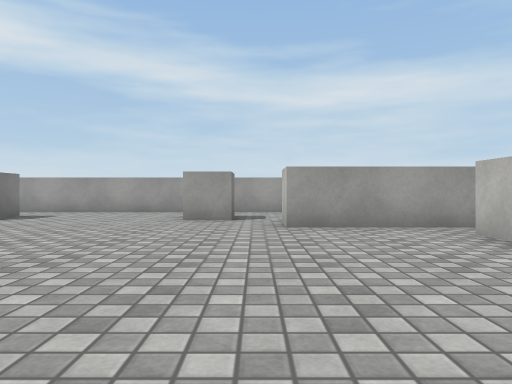
View 1 (above)

16 first-person views from a walk through a Unity game level. The camera is 0.58 m above the floor, looks level and sees 70° across. The floor is counted in squares, 1 m on a side. Each view is taken from the middle of a square. On the plan, view 1 faces up. The plan holds only what a view shows up to about 10 squares ahead; the rest is blank. Surface patterns are stand-ins for the level's own textures.

View 2
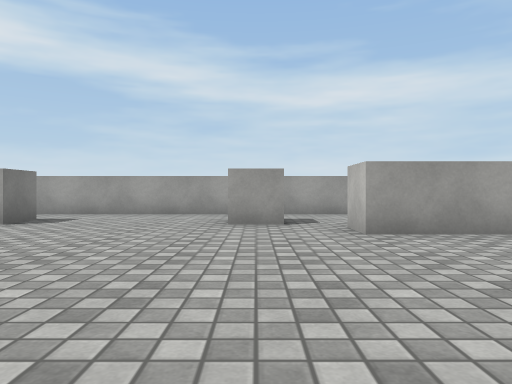

View 3
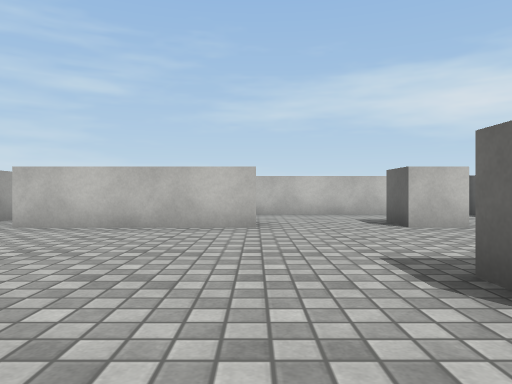

View 4
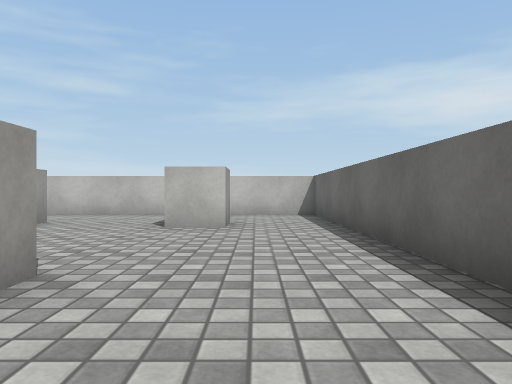

View 5
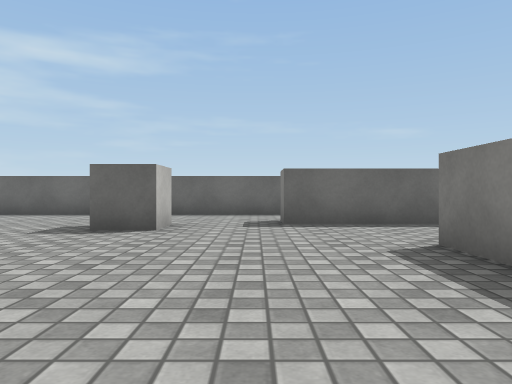

View 6
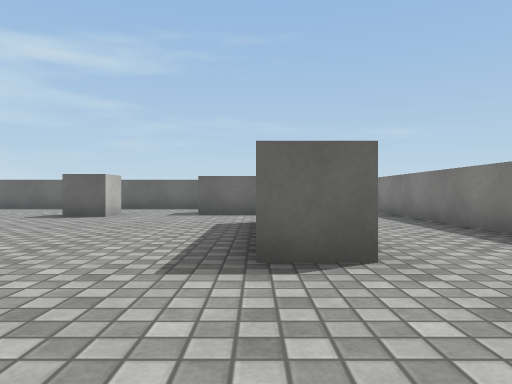

View 7
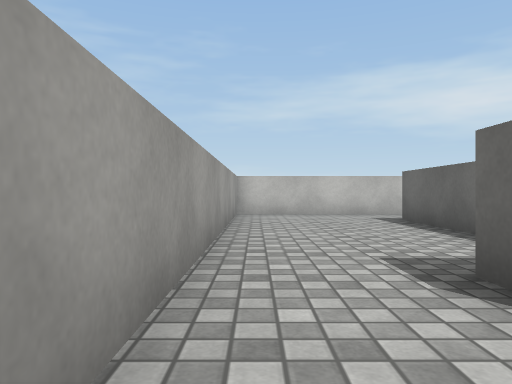

View 8
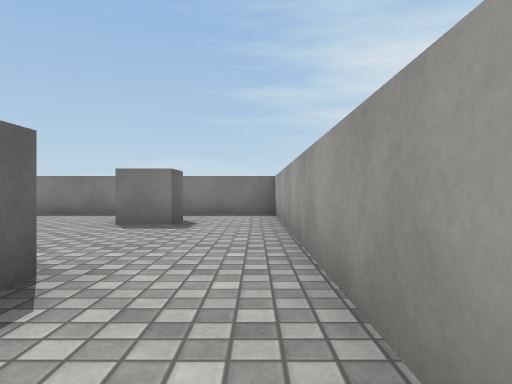

View 9
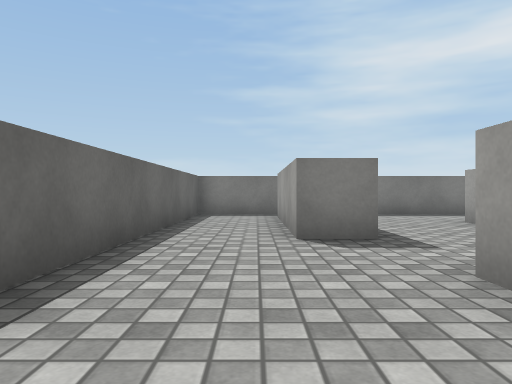

View 10
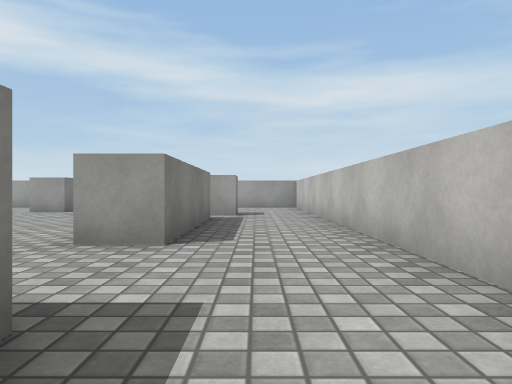

View 11
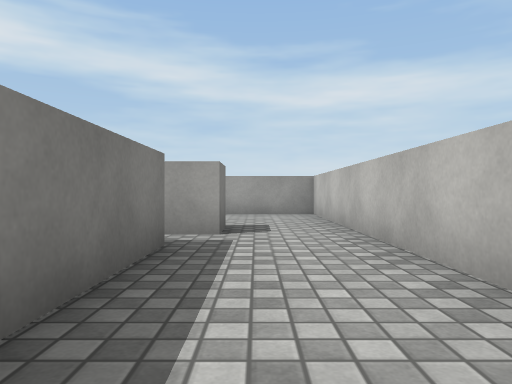

View 12
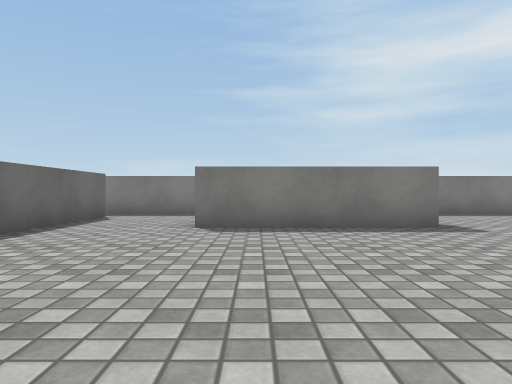

View 13
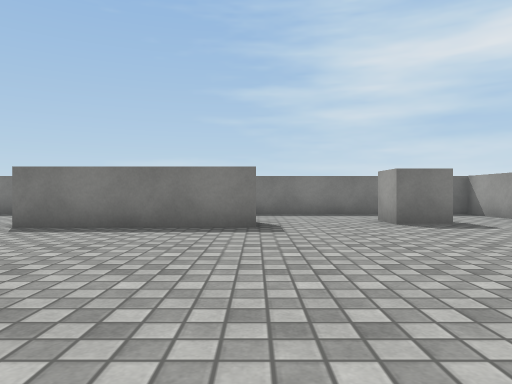

View 14
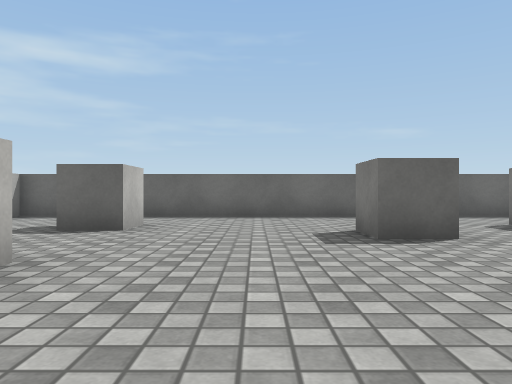

View 15
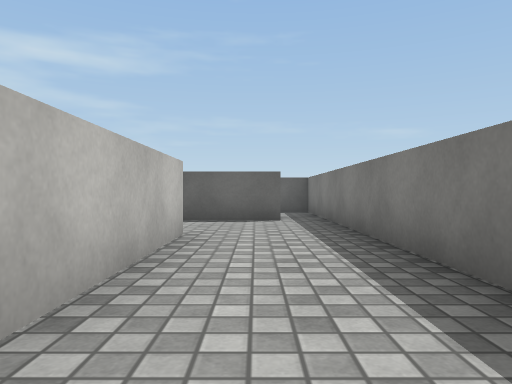

View 16
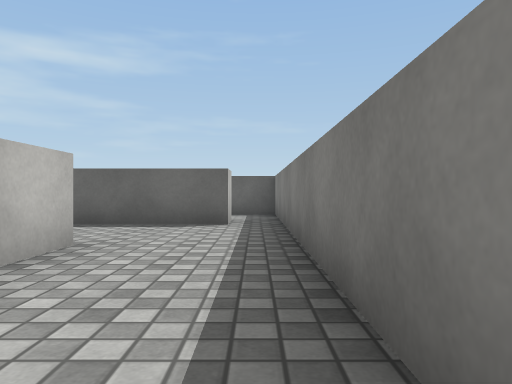

### Floor plan
Points are (right, up) in squares from view 1. A wall is a line through its corners. A room is listed if a view was taken in it or the views show most of it. See-through windows are left out.
Room 1 (views 1, 2, 3, 4, 5, 6, 7, 8, 9, 10, 11, 12, 13, 14, 15, 16)
walls: (2, 7) (4.5, 7) (4.5, 6) (0.5, 6) (0.5, 7); (-6, 1) (-6, 4.6); (-6, 5) (-5, 5) (-5, 1); (4, 5) (4, 1) (3, 1) (3, 5); (-7.5, -2.4) (-7.5, -1.5) (-3.5, -1.5) (-3.5, -2.5) (-7.2, -2.5); (-8.5, -4.5) (6.5, -4.5) (6.5, 10.5) (-8.5, 10.5) (-8.5, -4.5)
objects: cube (-6, 8); cube (-1, -1); cube (-1, 8); cube (3, -2) to (4, -2)

Positions as (right, up) in squares from view 1, and headings:
1: (0, 0), facing up
2: (-1, 1), facing up
3: (-3, 1), facing right
4: (-3, -3), facing right
5: (-3, 5), facing down
6: (-5, 8), facing down
7: (-3, 10), facing right
8: (1, 10), facing left
9: (1, -3), facing left
10: (5, -3), facing up
11: (5, 1), facing up
12: (1, 2), facing left
13: (1, 5), facing left
14: (1, 4), facing down
15: (-7, 6), facing down
16: (-8, 5), facing down
